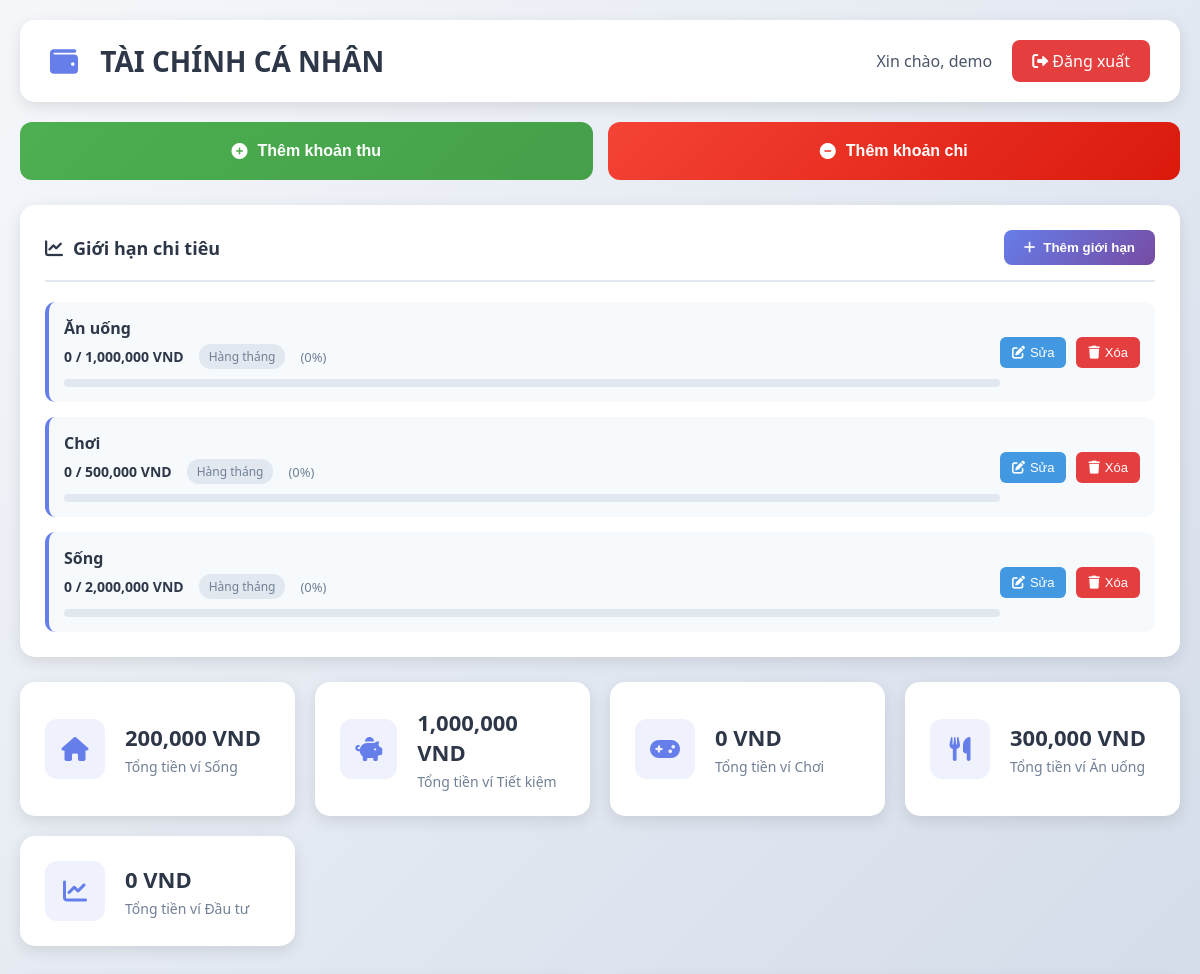
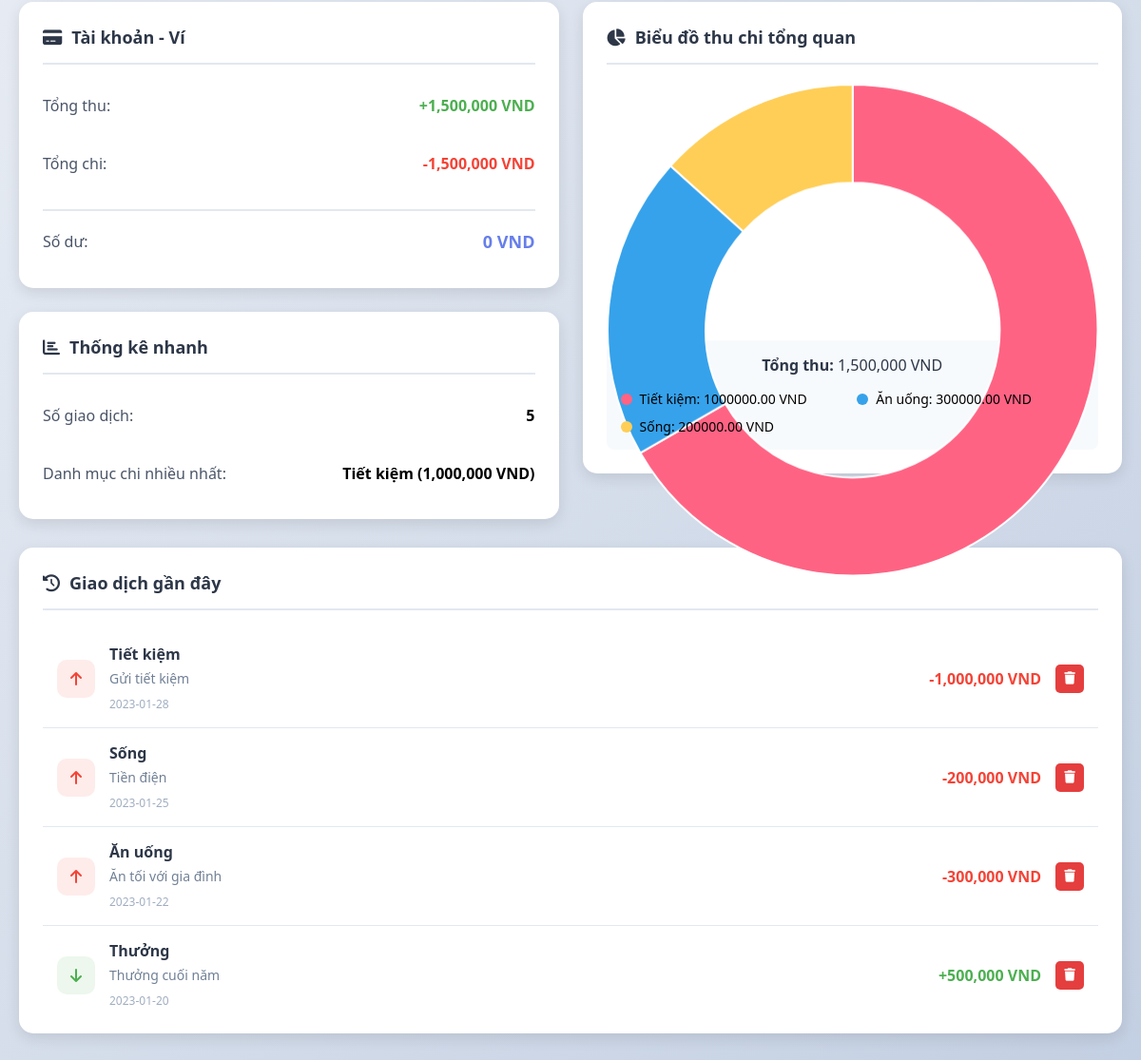
/index.php (signed in), run on the app's committed database (2 pictures, top to bottom).
### tables this page shows
CREATE TABLE IF NOT EXISTS `spending_limits` (
  `id` int(11) NOT NULL AUTO_INCREMENT,
  `user_id` int(11) NOT NULL,
  `category` varchar(50) NOT NULL,
  `amount` decimal(10,2) NOT NULL,
  `period` enum('daily','weekly','monthly') NOT NULL,
  `created_at` timestamp NOT NULL DEFAULT current_timestamp(),
  `updated_at` timestamp NOT NULL DEFAULT current_timestamp() ON UPDATE current_timestamp(),
  PRIMARY KEY (`id`),
  UNIQUE KEY `user_category` (`user_id`,`category`)
);

CREATE TABLE IF NOT EXISTS `transactions` (
  `id` int(11) NOT NULL AUTO_INCREMENT,
  `amount` decimal(10,2) NOT NULL,
  `type` enum('Thu','Chi') NOT NULL,
  `category` varchar(50) NOT NULL,
  `note` text DEFAULT NULL,
  `created_at` date NOT NULL,
  `user_id` int(11) NOT NULL,
  `created` timestamp NOT NULL DEFAULT current_timestamp(),
  PRIMARY KEY (`id`),
  KEY `user_id` (`user_id`)
);

### index.php (the view, shortened to what this page needs)
<?php
include 'config/db.php';
$user_id = $_SESSION['user_id'];
$limits_result = false;
try {
    $table_check = $conn->query("SHOW TABLES LIKE 'spending_limits'");
    if ($table_check->num_rows > 0) {
        $limits_result = $conn->query("SELECT * FROM spending_limits WHERE user_id = $user_id");
    }
} catch (Exception $e) {
    error_log("Lỗi khi truy vấn spending_limits: " . $e->getMessage());
}
$current_date = date('Y-m-d');
$period_conditions = [
    'daily' => "created_at = '$current_date'",
    'weekly' => "YEARWEEK(created_at, 1) = YEARWEEK('$current_date', 1)",
    'monthly' => "YEAR(created_at) = YEAR('$current_date') AND MONTH(created_at) = MONTH('$current_date')"
];
try {
    $wallet_stats = $conn->query("SELECT
        SUM(CASE WHEN category = 'Sống' THEN amount ELSE 0 END) as total_song,
        SUM(CASE WHEN category = 'Tiết kiệm' THEN amount ELSE 0 END) as total_tietkiem,
        SUM(CASE WHEN category = 'Chơi' THEN amount ELSE 0 END) as total_choi,
        SUM(CASE WHEN category = 'Ăn uống' THEN amount ELSE 0 END) as total_anuong,
        SUM(CASE WHEN category = 'Đầu tư' THEN amount ELSE 0 END) as total_dautu,
        SUM(CASE WHEN type = 'Thu' THEN amount ELSE 0 END) as total_thu,
        SUM(CASE WHEN type = 'Chi' THEN amount ELSE 0 END) as total_chi,
        (SUM(CASE WHEN type = 'Thu' THEN amount ELSE 0 END) - SUM(CASE WHEN type = 'Chi' THEN amount ELSE 0 END)) as balance
        FROM transactions WHERE user_id = $user_id");
    $stats = $wallet_stats->fetch_assoc();
    $recent_transactions = $conn->query("SELECT * FROM transactions
        WHERE user_id = $user_id
        ORDER BY created_at DESC LIMIT 5");
    $total_income = $conn->query("SELECT SUM(amount) as total FROM transactions
        WHERE user_id = $user_id AND type = 'Thu'")->fetch_assoc()['total'] ?? 0;
    $expense_by_category = $conn->query("SELECT
        category,
        SUM(amount) as total_amount
        FROM transactions
        WHERE user_id = $user_id AND type = 'Chi'
        GROUP BY category
        ORDER BY total_amount DESC");
} catch (Exception $e) {
    die("Lỗi truy vấn dữ liệu: " . $e->getMessage());
}
?>
<!DOCTYPE html>
<html lang="vi">
<head>
    <link rel="stylesheet" href="style.css">
    <link href="https://cdnjs.cloudflare.com/ajax/libs/font-awesome/6.0.0/css/all.min.css" rel="stylesheet">
</head>
<body class="finance-dashboard">
    <div class="finance-container">
        <header class="finance-header">
            <div class="header-left">
                <h1><i class="fas fa-wallet"></i> TÀI CHÍNH CÁ NHÂN</h1>
            </div>
            <div class="header-right">
                <span class="user-welcome">Xin chào, <?php echo $_SESSION['username']; ?></span>
                <a href="logout.php" class="logout-btn"><i class="fas fa-sign-out-alt"></i> Đăng xuất</a>
            </div>
        </header>
        <div class="quick-actions">
            <button class="action-btn income-btn" onclick="showAddForm('Thu')">
                <i class="fas fa-plus-circle"></i>
                <span>Thêm khoản thu</span>
            </button>
            <button class="action-btn expense-btn" onclick="showAddForm('Chi')">
                <i class="fas fa-minus-circle"></i>
                <span>Thêm khoản chi</span>
            </button>
        </div>
        <div class="limits-section">
            <div class="limits-header">
                <h3><i class="fas fa-chart-line"></i> Giới hạn chi tiêu</h3>
                <button class="add-limit-btn" onclick="showLimitModal()">
                    <i class="fas fa-plus"></i> Thêm giới hạn
                </button>
            </div>
            <div class="limits-list">
                <?php
                if ($limits_result && $limits_result->num_rows > 0):
                    $limits_result->data_seek(0);
                    while ($limit = $limits_result->fetch_assoc()):
                        $category = $limit['category'];
                        $limit_amount = $limit['amount'];
                        $period = $limit['period'];
                        $period_condition = $period_conditions[$period];
                        $period_spent_result = $conn->query("SELECT SUM(amount) as period_spent
                                                            FROM transactions
                                                            WHERE user_id = $user_id
                                                            AND type = 'Chi'
                                                            AND category = '$category'
                                                            AND $period_condition");
                        $period_spent = $period_spent_result->fetch_assoc()['period_spent'] ?? 0;
                        $percentage = $limit_amount > 0 ? min(100, ($period_spent / $limit_amount) * 100) : 0;
                ?>
                <div class="limit-item <?php echo $percentage >= 100 ? 'limit-warning' : ''; ?>">
                    <div class="limit-info">
                        <div class="limit-category"><?php echo $category; ?></div>
                        <div class="limit-details">
                            <span class="limit-amount"><?php echo number_format($period_spent); ?> / <?php echo number_format($limit_amount); ?> VND</span>
                            <span class="limit-period"><?php
                                echo $period == 'daily' ? 'Hàng ngày' :
                                     ($period == 'weekly' ? 'Hàng tuần' : 'Hàng tháng');
                            ?></span>
                            <span class="limit-percentage">(<?php echo round($percentage); ?>%)</span>
                        </div>
                        <div class="limit-progress">
                        </div>
                    </div>
                    <div class="limit-actions">
                        <button class="edit-limit-btn" onclick="editLimit(<?php echo $limit['id']; ?>, '<?php echo $category; ?>', <?php echo $limit_amount; ?>, '<?php echo $period; ?>')">
                            <i class="fas fa-edit"></i> Sửa
                        </button>
                        <button class="delete-limit-btn" onclick="deleteLimit(<?php echo $limit['id']; ?>)">
                            <i class="fas fa-trash"></i> Xóa
                        </button>
                    </div>
                </div>
                <?php endwhile; ?>
                <?php endif; ?>
            </div>
        </div>
        <div class="wallet-grid">
            <div class="wallet-card">
                <div class="wallet-icon">
                    <i class="fas fa-home"></i>
                </div>
                <div class="wallet-info">
                    <h3><?php echo number_format($stats['total_song'] ?? 0); ?> VND</h3>
                    <p>Tổng tiền ví Sống</p>
                </div>
            </div>
            <div class="wallet-card">
                <div class="wallet-icon">
                    <i class="fas fa-piggy-bank"></i>
                </div>
                <div class="wallet-info">
                    <h3><?php echo number_format($stats['total_tietkiem'] ?? 0); ?> VND</h3>
                    <p>Tổng tiền ví Tiết kiệm</p>
                </div>
            </div>
            <div class="wallet-card">
                <div class="wallet-icon">
                    <i class="fas fa-gamepad"></i>
                </div>
                <div class="wallet-info">
                    <h3><?php echo number_format($stats['total_choi'] ?? 0); ?> VND</h3>
                    <p>Tổng tiền ví Chơi</p>
                </div>
            </div>
            <div class="wallet-card">
                <div class="wallet-icon">
                    <i class="fas fa-utensils"></i>
                </div>
                <div class="wallet-info">
                    <h3><?php echo number_format($stats['total_anuong'] ?? 0); ?> VND</h3>
                    <p>Tổng tiền ví Ăn uống</p>
                </div>
            </div>
            <div class="wallet-card">
                <div class="wallet-icon">
                    <i class="fas fa-chart-line"></i>
                </div>
                <div class="wallet-info">
                    <h3><?php echo number_format($stats['total_dautu'] ?? 0); ?> VND</h3>
                    <p>Tổng tiền ví Đầu tư</p>
                </div>
            </div>
        </div>
        <div class="main-content-grid">
            <div class="left-column">
                <div class="account-section">
                    <div class="section-header">
                        <h3><i class="fas fa-credit-card"></i> Tài khoản - Ví</h3>
                    </div>
                    <div class="account-summary">
                        <div class="summary-item">
                            <span class="label">Tổng thu:</span>
                            <span class="value income">+<?php echo number_format($stats['total_thu'] ?? 0); ?> VND</span>
                        </div>
                        <div class="summary-item">
                            <span class="label">Tổng chi:</span>
                            <span class="value expense">-<?php echo number_format($stats['total_chi'] ?? 0); ?> VND</span>
                        </div>
                        <div class="summary-item total">
                            <span class="label">Số dư:</span>
                            <span class="value balance"><?php echo number_format($stats['balance'] ?? 0); ?> VND</span>
                        </div>
                    </div>
                </div>
                <div class="account-section">
                    <div class="section-header">
                        <h3><i class="fas fa-chart-bar"></i> Thống kê nhanh</h3>
                    </div>
                    <div class="account-summary">
                        <div class="summary-item">
                            <span class="label">Số giao dịch:</span>
                            <span class="value"><?php echo $recent_transactions->num_rows; ?></span>
                        </div>
                        <div class="summary-item">
                            <span class="label">Danh mục chi nhiều nhất:</span>
                            <span class="value">
                                <?php
                                $max_expense = 0;
                                $max_category = 'Chưa có';
                                $expense_by_category->data_seek(0);
                                while ($row = $expense_by_category->fetch_assoc()) {
                                    if ($row['total_amount'] > $max_expense) {
                                        $max_expense = $row['total_amount'];
                                        $max_category = $row['category'];
                                    }
                                }
                                echo $max_category . ' (' . number_format($max_expense) . ' VND)';
                                ?>
                            </span>
                        </div>
                    </div>
                </div>
            </div>
            <div class="right-column">
                <div class="chart-section">
                    <div class="section-header">
                        <h3><i class="fas fa-chart-pie"></i> Biểu đồ thu chi tổng quan</h3>
                    </div>
                    <div class="chart-container">
                        <canvas id="categoryChart"></canvas>
                    </div>
                    <div class="chart-summary">
                        <p><strong>Tổng thu:</strong> <?php echo number_format($total_income); ?> VND</p>
                        <div class="chart-legend" id="chartLegend">
                        </div>
                    </div>
                </div>
            </div>
        </div>
        <div class="transactions-section">
            <div class="section-header">
                <h3><i class="fas fa-history"></i> Giao dịch gần đây</h3>
            </div>
            <div class="transactions-list">
                <?php if ($recent_transactions->num_rows > 0): ?>
                    <?php
                    $recent_transactions->data_seek(0);
                    while ($row = $recent_transactions->fetch_assoc()): ?>
                        <?php
                        $amount_class = $row['type'] == 'Thu' ? 'income' : 'expense';
                        $icon = $row['type'] == 'Thu' ? 'fa-arrow-down' : 'fa-arrow-up';
                        $amount_sign = $row['type'] == 'Thu' ? '+' : '-';
                        ?>
                        <div class="transaction-item">
                            <div class="transaction-icon <?php echo $amount_class; ?>">
                                <i class="fas <?php echo $icon; ?>"></i>
                            </div>
                            <div class="transaction-details">
                                <h4><?php echo $row['category']; ?></h4>
                                <p><?php echo $row['note'] ?: 'Không có ghi chú'; ?></p>
                                <span class="transaction-date"><?php echo $row['created_at']; ?></span>
                            </div>
                            <div class="transaction-amount <?php echo $amount_class; ?>">
                                <?php echo $amount_sign . number_format($row['amount']); ?> VND
                            </div>
                            <div class="transaction-actions">
                                <button class="delete-btn" onclick="confirmDelete(<?php echo $row['id']; ?>)">
                                    <i class="fas fa-trash"></i>
                                </button>
                            </div>
                        </div>
                    <?php endwhile; ?>
                <?php endif; ?>
            </div>
        </div>
    </div>
</body>
</html>

### data on the page
spending_limits: category "Ăn uống", period_spent "0", amount "1,000,000", period "Hàng tháng", percentage "0"
spending_limits: category "Chơi", period_spent "0", amount "500,000", period "Hàng tháng", percentage "0"
spending_limits: category "Sống", period_spent "0", amount "2,000,000", period "Hàng tháng", percentage "0"
transactions: category "Tiết kiệm", note "Gửi tiết kiệm", created_at "2023-01-28", type "-", amount "1,000,000"
transactions: category "Sống", note "Tiền điện", created_at "2023-01-25", type "-", amount "200,000"
transactions: category "Ăn uống", note "Ăn tối với gia đình", created_at "2023-01-22", type "-", amount "300,000"
transactions: category "Thưởng", note "Thưởng cuối năm", created_at "2023-01-20", type "+", amount "500,000"

### other printed values
$_SESSION['username'] "demo"
$stats['total_song'] "200,000"
$stats['total_tietkiem'] "1,000,000"
$stats['total_choi'] "0"
$stats['total_anuong'] "300,000"
$stats['total_dautu'] "0"
$stats['total_thu'] "1,500,000"
$stats['total_chi'] "1,500,000"
$stats['balance'] "0"
$recent_transactions->num_rows "5"
$max_category "Tiết kiệm"
$max_expense "1,000,000"
$total_income "1,500,000"
chart data {{ json_encode($chart_data) }} ["1000000.00","300000.00","200000.00"]
